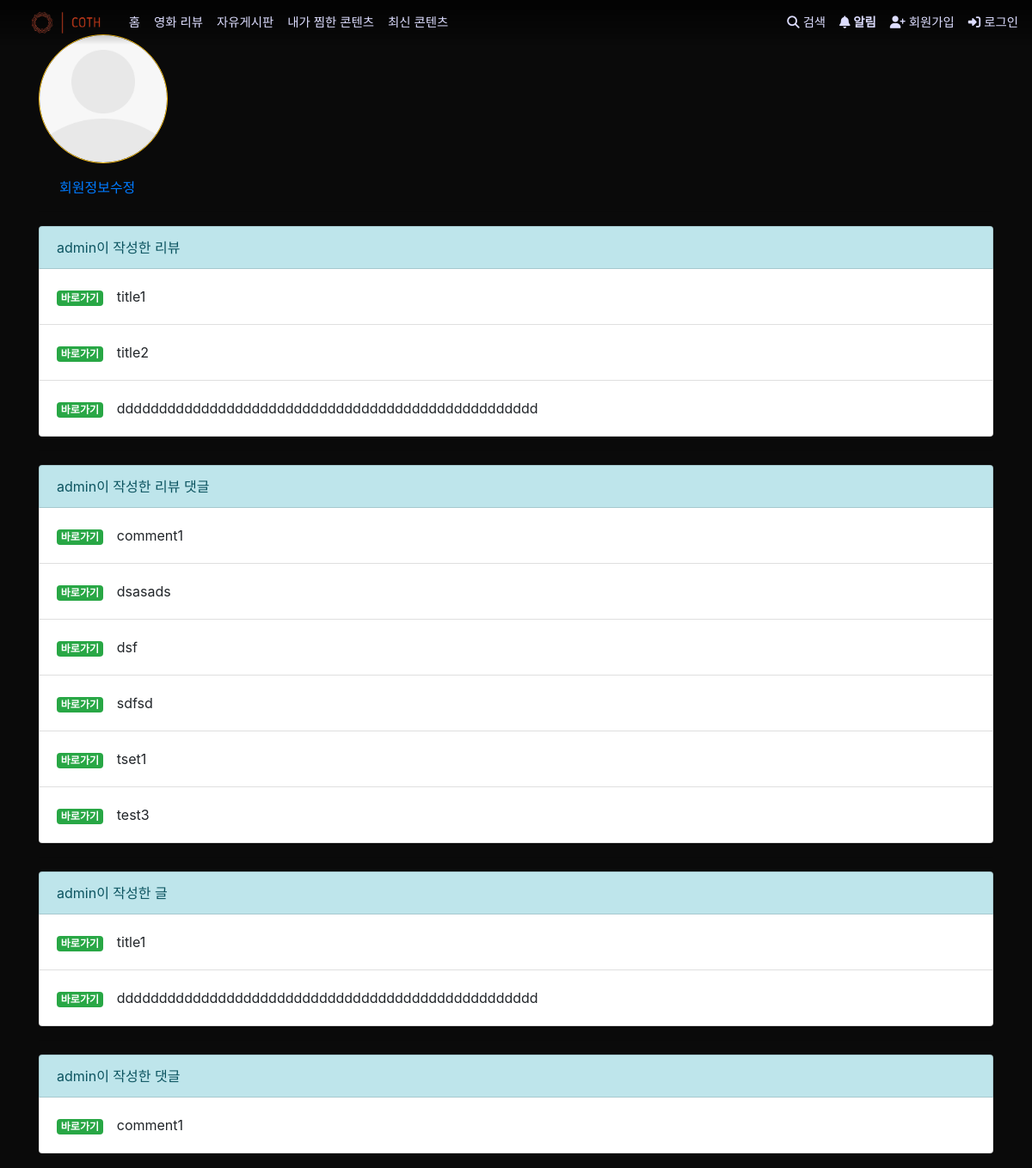
Screenshot of /accounts/1/ with the database file from the repository.
### accounts/models.py (models this page shows)
class User(AbstractUser):
    followers = models.ManyToManyField('self', symmetrical=False, related_name='followings')
    image = ProcessedImageField(blank=True,
                                processors=[Thumbnail(150, 150)],
                                format='png',
                                options={'quality': 100},
                                upload_to='%Y/%m/%d')
    selfpr = models.CharField(max_length=100)
    nickname = models.CharField(max_length=20)

### articles/models.py (models this page shows, shortened)
class ReviewArticle(models.Model):
    user = models.ForeignKey(settings.AUTH_USER_MODEL, on_delete=models.CASCADE)
    like = models.ManyToManyField(settings.AUTH_USER_MODEL, related_name='like_review')
    likecount = models.IntegerField(default=0)
    unlike = models.ManyToManyField(settings.AUTH_USER_MODEL, related_name='unlike_review')
    unlikecount = models.IntegerField(default=0)
    title = models.CharField(max_length=50)
    content = models.TextField()
    created_at = models.DateTimeField(auto_now_add=True)
    updated_at = models.DateTimeField(auto_now=True)
    image = models.ImageField(blank=True, upload_to='%Y/%m/%d')
    hits = models.PositiveIntegerField(default=0)
    class Rank(models.IntegerChoices):
        BEST = 5
        GOOD = 4
        NORMAL = 3
        BAD = 2
        WORST = 1
    rank = models.IntegerField(choices=Rank.choices)

class ReviewComment(models.Model):
    user = models.ForeignKey(settings.AUTH_USER_MODEL, on_delete=models.CASCADE)
    review_article = models.ForeignKey(ReviewArticle, on_delete=models.CASCADE)
    content = models.CharField(max_length=100)

class TalkArticle(models.Model):
    user = models.ForeignKey(settings.AUTH_USER_MODEL, on_delete=models.CASCADE)
    title = models.CharField(max_length=50)
    content = models.TextField()
    created_at = models.DateTimeField(auto_now_add=True)
    updated_at = models.DateTimeField(auto_now=True)
    image = models.ImageField(blank=True, upload_to='%Y/%m/%d')
    hits = models.PositiveIntegerField(default=0)

class TalkComment(models.Model):
    user = models.ForeignKey(settings.AUTH_USER_MODEL, on_delete=models.CASCADE)
    talk_article = models.ForeignKey(TalkArticle, on_delete=models.CASCADE)
    content = models.CharField(max_length=100)

### accounts/views.py (the view)
# urls.py: path('<int:user_pk>/', views.profile, name='profile'),
@require_GET
def profile(request, user_pk):
    person = get_object_or_404(get_user_model(), pk=user_pk)
    context = {
        'person': person,
    }
    return render(request, 'accounts/profile.html', context)

### accounts/templates/accounts/profile.html (shortened to what this page needs)
{% extends 'base.html' %}
{% load static %}
{% block content %}
  <div class="media">
    {% if person.image %}
      <img src="{{ person.image.url }}" alt="{{ person.image }}" class="align-self-center mr-3 rounded-circle border border-warning mt-4">
    {% else %}
      <img width=150px height=150px src="{% static 'accounts/profile.png' %}" class="align-self-center mr-3 rounded-circle border border-warning mt-4" alt="profile">
    {% endif %}
    <div class="media-body">
    </div>
  </div>
  <p class="mt-3 ml-4"><a href="{% url 'accounts:update' person.pk %}">회원정보수정</a></p>
  <hr>
  <ul class="list-group">
    <li class="list-group-item list-group-item-info">{{ person.username }}이 작성한 리뷰</li>
    {% for review in person.reviewarticle_set.all %}
      <li class="list-group-item"><p class="my-2"><a href="{% url 'articles:review_detail' review.pk %}" class="badge badge-success">바로가기</a>&ensp;&ensp;{{ review.title }}</p></li>
    {% endfor %}
  </ul>
  <hr>
  <ul class="list-group">
    <li class="list-group-item list-group-item-info">{{ person.username }}이 작성한 리뷰 댓글</li>
    {% for review_comment in person.reviewcomment_set.all %}
      <li class="list-group-item"><p class="my-2"><a href="{% url 'articles:review_detail' review_comment.review_article.pk %}" class="badge badge-success">바로가기</a>&ensp;&ensp;{{ review_comment.content }}</p></li>
    {% endfor %}
  </ul>
  <hr>
  <ul class="list-group">
    <li class="list-group-item list-group-item-info">{{ person.username }}이 작성한 글</li>
    {% for talk in person.talkarticle_set.all %}
      <li class="list-group-item"><p class="my-2"><a href="{% url 'articles:talk_detail' talk.pk %}" class="badge badge-success">바로가기</a>&ensp;&ensp;{{ talk.title }}</p></li>
    {% endfor %}
  </ul>
  <hr>
  <ul class="list-group">
    <li class="list-group-item list-group-item-info">{{ person.username }}이 작성한 댓글</li>
    {% for talk_comment in person.talkcomment_set.all %}
      <li class="list-group-item"><p class="my-2"><a href="{% url 'articles:talk_detail' talk_comment.talk_article.pk %}" class="badge badge-success">바로가기</a>&ensp;&ensp;{{ talk_comment.content }}</p></li>
    {% endfor %}
  </ul>
{% endblock %}

### mainstatic/src/stylesheets/init.css (style rules this page uses)
html, body { margin: 0; padding: 0; width: 100%; height: 100%; background-color: rgb(10,10,10); font-size: 16px; }
html { box-sizing: border-box; font-family: sans-serif; }
*, *:after, *:before { box-sizing: inherit; }
li, ul { margin: 0; padding: 0; border: 0; font-size: 100%; font: inherit; vertical-align: baseline; }
ul { list-style: none; }

### rows the page displays
User: username "admin"
ReviewArticle: title "title1"
ReviewArticle: title "title2"
ReviewArticle: title "dddddddddddddddddddddddddddddddddddddddddddddddddd"
ReviewComment: content "comment1"
ReviewComment: content "dsasads"
ReviewComment: content "dsf"
ReviewComment: content "sdfsd"
ReviewComment: content "tset1"
ReviewComment: content "test3"
TalkArticle: title "title1"
TalkArticle: title "dddddddddddddddddddddddddddddddddddddddddddddddddd"
TalkComment: content "comment1"
